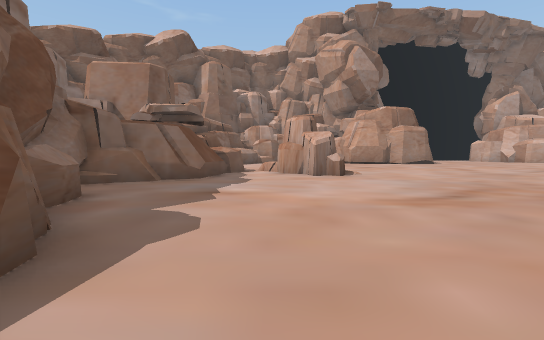
[1] (above)

24 first-person views from a walk through a 3-D level made in the Unity game engine. The camera is 1.3 m above the floor, tilts 4° down and sees 90° across. The floor is counted in squares, 2 m on a side. Each view is taken from the middle of a square. On the plan, view 1 faces up. The plan holds only what a view shows up to about 9 squares ahead; the rest is blank. The place goes on beyond the plan. The player character is not drawn. Some animated figures are left out.

[2]
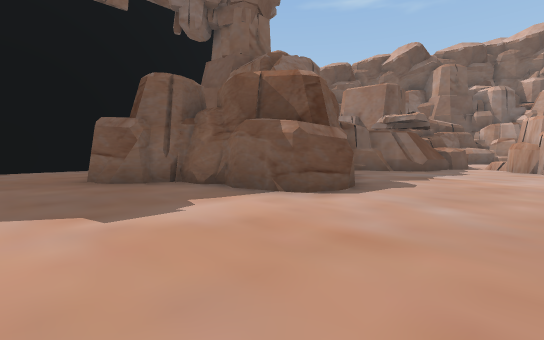

[3]
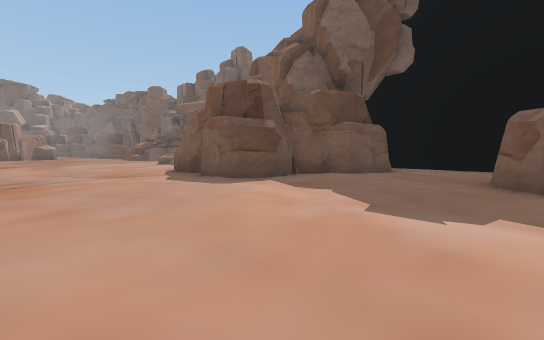

[4]
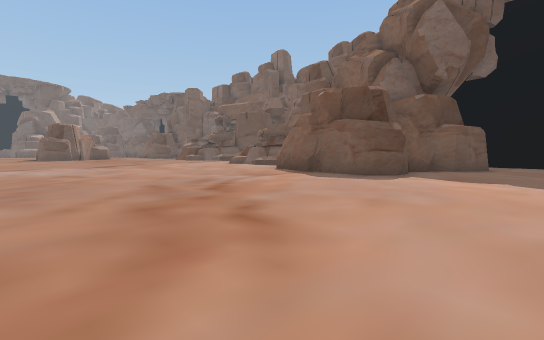

[5]
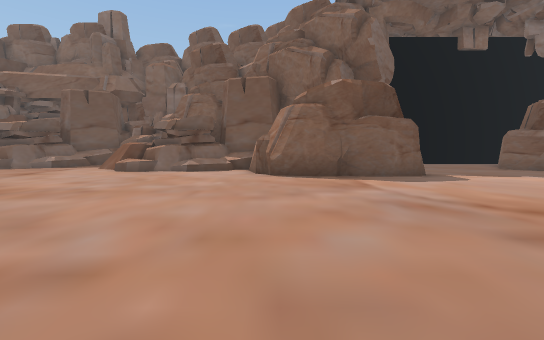

[6]
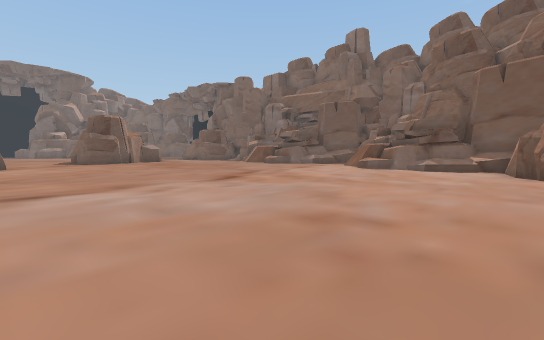

[7]
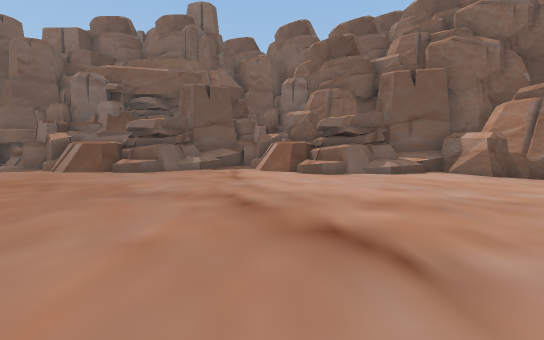

[8]
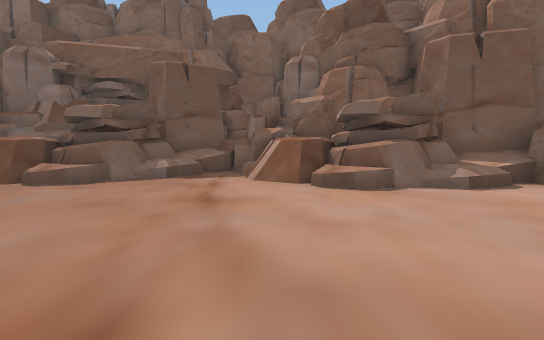

[9]
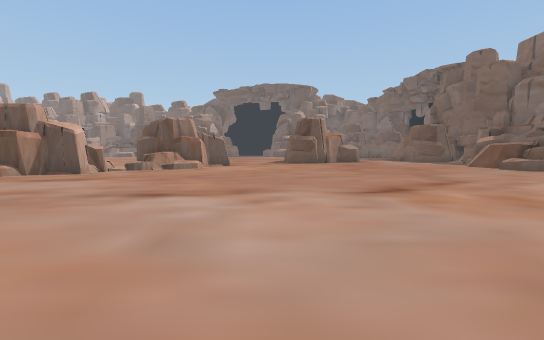

[10]
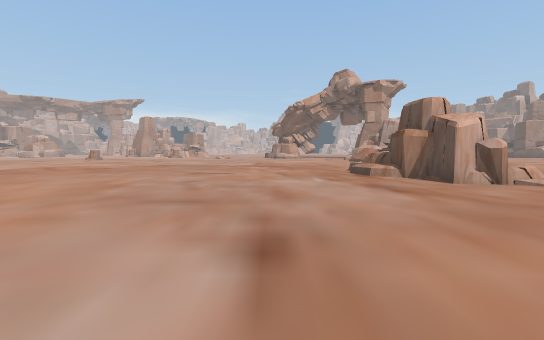

[11]
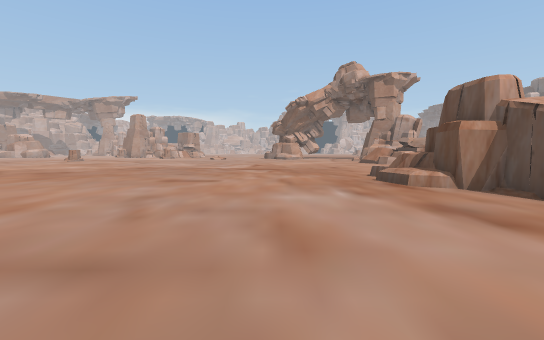

[12]
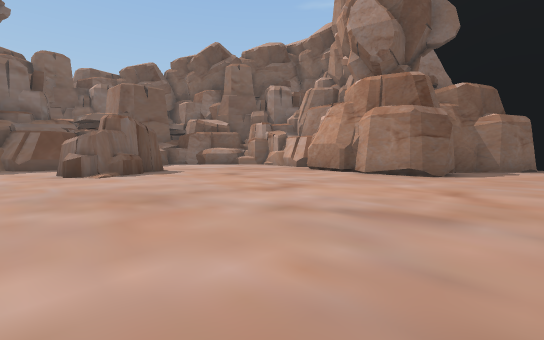

[13]
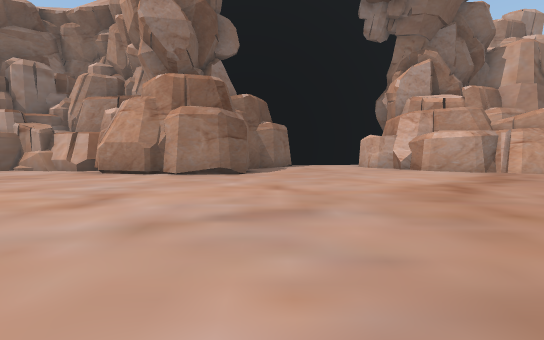

[14]
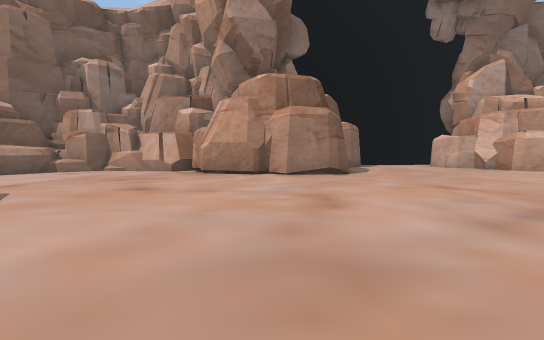

[15]
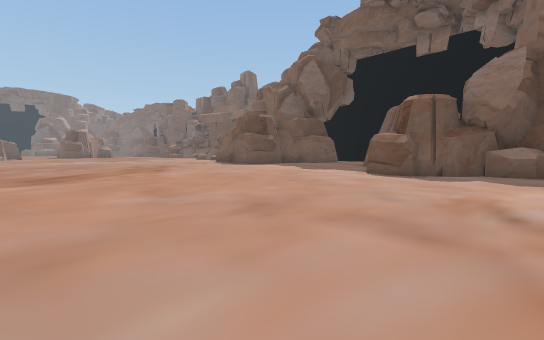

[16]
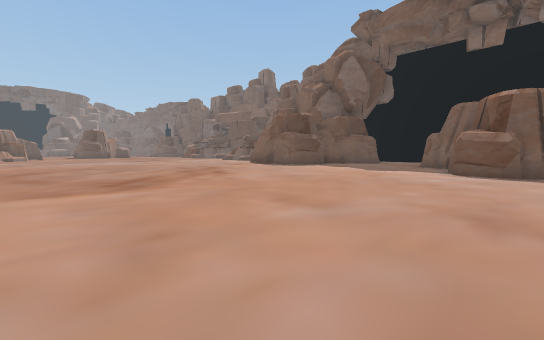

[17]
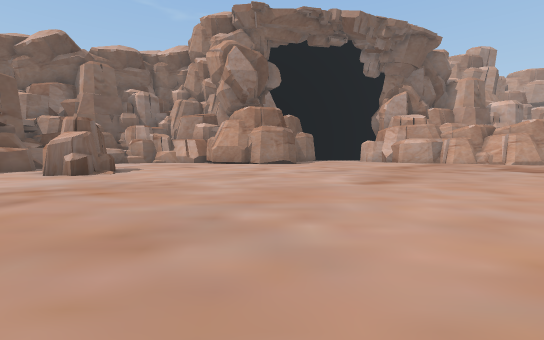

[18]
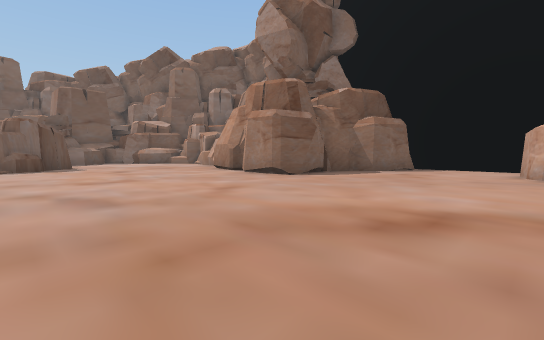

[19]
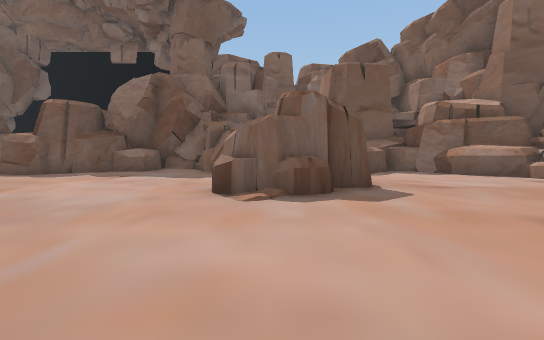

[20]
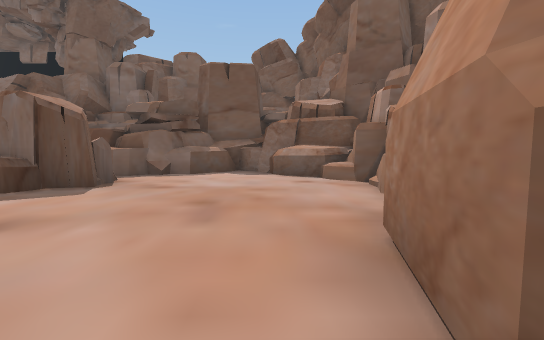

[21]
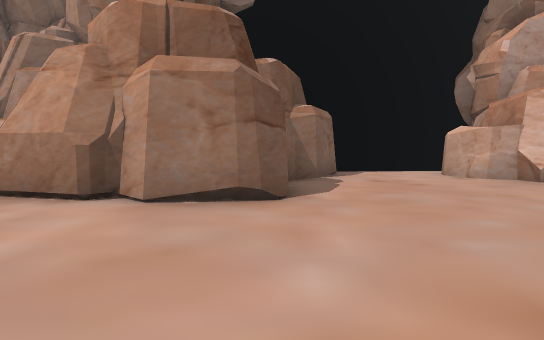

[22]
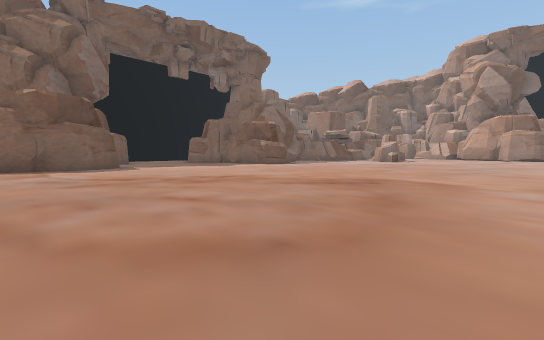

[23]
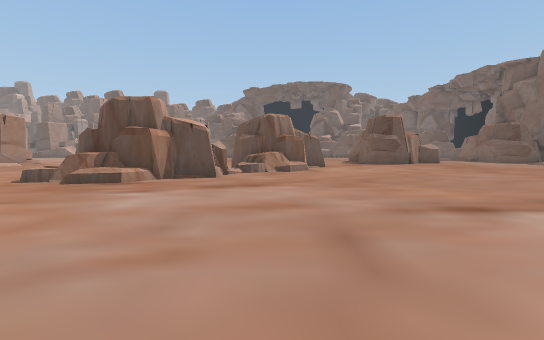

[24]
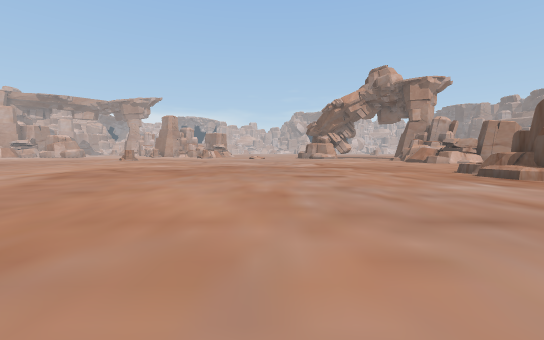

### Floor plan
Key: @ floor where view 1 was taken; # wall or solid block; . floor; / step, stairs or slope; = window, fence, low wall or low ledge; ^ raised ledge.
Columns run from 10 left of view 1 to 14 right of it. Each row starts with its distance up from view 1.
 19                     #####
 18                    ##...
 17                   ##...##
 16                   #.....#
 15         #####^#   #.....#
 14         #^....#####......
 13        ##................
 12        #.................
 11        #^................
 10        ##...............
  9         #^##.............
  8         ##.##............
  7        ##................
  6       ##................
  5       #................
  4       #^..............
  3       ##.............
  2        ##...........
  1         #..........
  0      ####.@........
 -1 #.. ##.............
 -2 #..................
 -3 #..................
 -4  ..................   ..
 -5    ##..............  ...
 -6     ####........... ....
 -7        #.................
 -8        #.................
 -9    #  ##.................
-10    ####..................
-11     #....................
-12     #=...................
-13     #/...................
-14   ###=...................
-15   #^^=...................
-16  ####....................
-17  #.......................
-18  #=.................##/..
-19  #^#...............### ..
-20  ####=............/#
-21    ##.........../^#

Where each view was taken, in squares from view 1:
view 1: 0 up, 0 right, facing up
view 2: 3 down, 1 right, facing up-left
view 3: 1 down, 1 right, facing down-left
view 4: 3 down, 4 right, facing down-left
view 5: 10 down, 4 right, facing left
view 6: 10 down, 5 right, facing down-left
view 7: 16 down, 3 right, facing left
view 8: 16 down, 0 right, facing left
view 9: 11 down, 3 right, facing down
view 10: 15 down, 3 right, facing right
view 11: 15 down, 5 right, facing right
view 12: 6 up, 10 right, facing up-left
view 13: 6 up, 9 right, facing up
view 14: 6 up, 6 right, facing up
view 15: 4 up, 6 right, facing down-left
view 16: 2 up, 7 right, facing down-left
view 17: 0 up, 7 right, facing up
view 18: 8 up, 13 right, facing up-left
view 19: 8 up, 6 right, facing left
view 20: 13 up, 6 right, facing left
view 21: 10 up, 8 right, facing up
view 22: 9 down, 8 right, facing up-left
view 23: 12 down, 7 right, facing down
view 24: 12 down, 4 right, facing right
